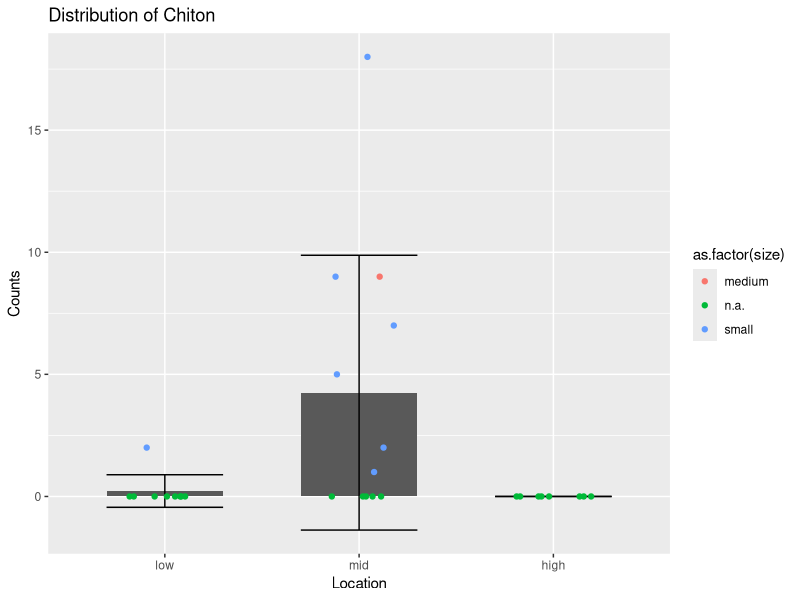

This figure's R source:
## ---- chunk 1
library(tidyverse)
library(readxl)
## ---- chunk 2
sample_intertidal_data <- read_excel("BIO54_154 Beach Data.xlsx")
# view(sample_intertidal_data)
head(sample_intertidal_data)
## ---- chunk 3
library(ggplot2)

### Just a scatter plot:
# sample_intertidal_data %>%
#   ggplot(mapping = aes(x = location, y = count, color = as.factor(size))) +
#   geom_jitter() +
#   labs(x = "Location", y = "Counts", title = "Distribution of Chiton")

### with stats ssummary
library(dplyr)

mean_sd_data <- sample_intertidal_data %>%
  group_by(location) %>%
  summarise(mean = mean(count),
            sd = sd(count))

ggplot(mean_sd_data, aes(x = location, y = mean)) +
  geom_col(width = 0.6, position = "dodge") +
  geom_errorbar(aes(ymin = mean - sd, ymax = mean + sd), width = 0.6, position = position_dodge(0.5)) +
  geom_point(data = sample_intertidal_data, aes(x = location, y = count, color = as.factor(size)), size = 1.5, position = position_jitter(width = 0.2, height = 0)) +
  labs(x = "Location", y = "Counts", title = "Distribution of Chiton")+
  scale_x_discrete(limits = c("low", "mid", "high"))
